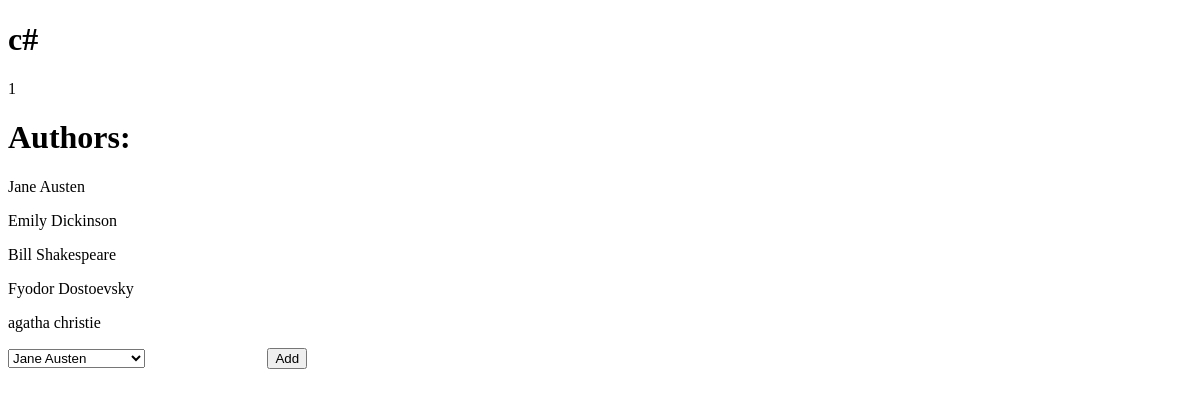
Screenshot of /books/1 with the database file from the repository.
### books_authors_app/models.py (models this page shows, shortened)
class Books(models.Model):
    title = models.CharField(max_length=255)
    desc = models.TextField()
    created_at = models.DateTimeField(auto_now_add=True)
    updated_at = models.DateTimeField(auto_now=True)

class Authors(models.Model):
    first_name = models.CharField(max_length=45)
    last_name = models.CharField(max_length=45)
    book = models.ManyToManyField(Books, related_name="authors")
    notes = models.TextField()
    created_at = models.DateTimeField(auto_now_add=True)
    updated_at = models.DateTimeField(auto_now=True)

### books_authors_app/views.py (the view)
# urls.py: path('books/<int:book_id>',views.booksView),
def booksView(request , book_id):
    context = { 'Books' : Books.objects.get(id = book_id),
    'Authors' : Authors.objects.all()
    }
    return render(request , 'booksView.html' , context)

### books_authors_app/templates/booksView.html (shortened to what this page needs)
<!DOCTYPE html>
<html lang="en">
<head>
    {% load static %}
    <link rel="stylesheet" href="{% static 'css/style.css' %}">
</head>
<body>
    <div>
        <h1> {{Books.title}} </h1>
        <p>{{Books.id}} </p>
        <h1>Authors:</h1>
        {% for author in Books.authors.all %}
        <p>{{author.first_name}} {{author.last_name}}</p>
        {%endfor%}
        <form action="{{Books.id}}/AuthorToAbook" method="POST">
            <select name="Authors_name">
                {% for Author in Authors %}
                <option value="{{Author.id}}">{{Author.first_name}} {{Author.last_name}} </option>
                {% endfor %}
            </select>
            <button> Add </button>
        </form>
    </div>
</body>
</html>

### books_authors_app/static/css/style.css (style rules this page uses)
p { font-family: 'Lucida Sans'; }
button { margin-left: 10%; }

### rows the page displays
Books: title "c#", id "1"
Authors: first_name "Jane", last_name "Austen"
Authors: first_name "Emily", last_name "Dickinson"
Authors: first_name "Bill", last_name "Shakespeare"
Authors: first_name "Fyodor", last_name "Dostoevsky"
Authors: first_name "agatha", last_name "christie"

### other values shown
form field Authors_name "Jane Austen"
